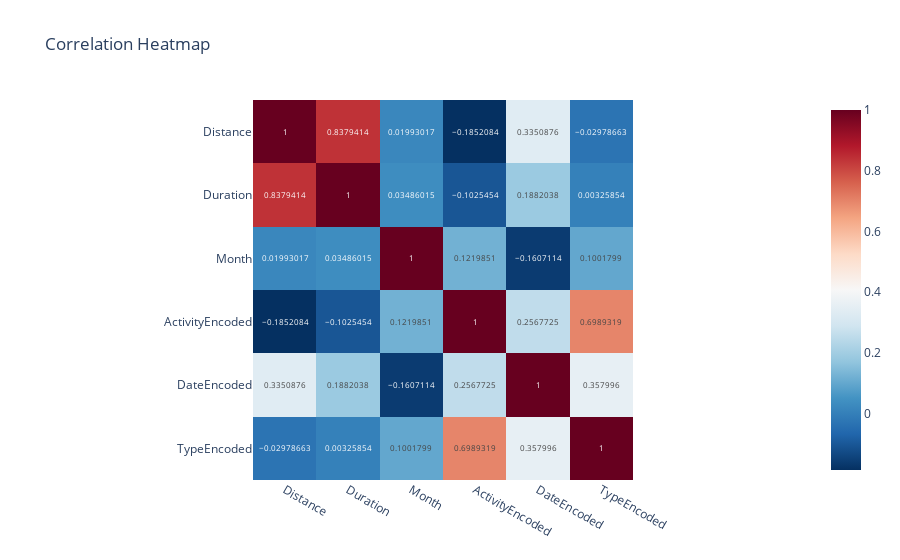

This figure's notebook cell:
### Code cell
import pandas as pd
from sklearn.preprocessing import LabelEncoder
import plotly.express as px

df = pd.read_csv('James_Workouts - Workouts.csv')

le = LabelEncoder()
df['Duration'] = df['Duration'].astype(int)
df['Date'] = pd.to_datetime(df['Date'])
df['Month'] = df['Date'].dt.month
df['ActivityEncoded'] = le.fit_transform(df['Activity'])
df['DateEncoded'] = le.fit_transform(df['Date'])
df['TypeEncoded'] = le.fit_transform(df['Type'])

correlation_matrix = df.corr()
# Create the heatmap
fig = px.imshow(correlation_matrix, text_auto=True, color_continuous_scale='RdBu_r', 
                title='Correlation Heatmap')
fig.show()

### Figure 1 — Plotly figure (JSON) as saved in the notebook; plotly's stock layout.template omitted (floating-point values rounded to 4 significant figures)
{"data": [{"coloraxis": "coloraxis", "hovertemplate": "x: %{x}<br>y: %{y}<br>color: %{z}<extra></extra>", "name": "0", "texttemplate": "%{z}", "type": "heatmap", "x": ["Distance", "Duration", "Month", "ActivityEncoded", "DateEncoded", "TypeEncoded"], "xaxis": "x", "y": ["Distance", "Duration", "Month", "ActivityEncoded", "DateEncoded", "TypeEncoded"], "yaxis": "y", "z": [[1, 0.8379, 0.01993, -0.1852, 0.3351, -0.02979], [0.8379, 1, 0.03486, -0.1025, 0.1882, 0.003259], [0.01993, 0.03486, 1, 0.122, -0.1607, 0.1002], [-0.1852, -0.1025, 0.122, 1, 0.2568, 0.6989], [0.3351, 0.1882, -0.1607, 0.2568, 1, 0.358], [-0.02979, 0.003259, 0.1002, 0.6989, 0.358, 1]]}], "layout": {"coloraxis": {"colorscale": [[0, "rgb(5,48,97)"], [0.1, "rgb(33,102,172)"], [0.2, "rgb(67,147,195)"], [0.3, "rgb(146,197,222)"], [0.4, "rgb(209,229,240)"], [0.5, "rgb(247,247,247)"], [0.6, "rgb(253,219,199)"], [0.7, "rgb(244,165,130)"], [0.8, "rgb(214,96,77)"], [0.9, "rgb(178,24,43)"], [1, "rgb(103,0,31)"]]}, "title": {"text": "Correlation Heatmap"}, "xaxis": {"anchor": "y", "constrain": "domain", "domain": [0, 1], "scaleanchor": "y"}, "yaxis": {"anchor": "x", "autorange": "reversed", "constrain": "domain", "domain": [0, 1]}}}
